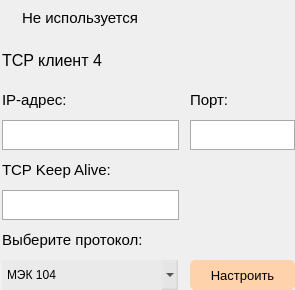
       <widget class="QFrame" name="frame_35">
        <property name="geometry">
         <rect>
          <x>370</x>
          <y>399</y>
          <width>295</width>
          <height>290</height>
         </rect>
        </property>
        <property name="styleSheet">
         <string notr="true">QFrame { border: none; }</string>
        </property>
        <property name="frameShape">
         <enum>QFrame::StyledPanel</enum>
        </property>
        <property name="frameShadow">
         <enum>QFrame::Raised</enum>
        </property>
        <widget class="QLabel" name="label_33">
         <property name="geometry">
          <rect>
           <x>2</x>
           <y>40</y>
           <width>176</width>
           <height>40</height>
          </rect>
         </property>
         <property name="font">
          <font>
           <pointsize>12</pointsize>
          </font>
         </property>
         <property name="styleSheet">
          <string notr="true">QLabel { border: none; }</string>
         </property>
         <property name="text">
          <string>TCP клиент 4</string>
         </property>
        </widget>
        <widget class="QFrame" name="frame_36">
         <property name="geometry">
          <rect>
           <x>2</x>
           <y>150</y>
           <width>177</width>
           <height>70</height>
          </rect>
         </property>
         <property name="styleSheet">
          <string notr="true">QFrame { border: none; }</string>
         </property>
         <property name="frameShape">
          <enum>QFrame::StyledPanel</enum>
         </property>
         <property name="frameShadow">
          <enum>QFrame::Raised</enum>
         </property>
         <widget class="QLabel" name="label_34">
          <property name="geometry">
           <rect>
            <x>0</x>
            <y>0</y>
            <width>177</width>
            <height>40</height>
           </rect>
          </property>
          <property name="font">
           <font>
            <pointsize>11</pointsize>
           </font>
          </property>
          <property name="text">
           <string>TCP Keep Alive:</string>
          </property>
         </widget>
         <widget class="QLineEdit" name="lineEdit_13">
          <property name="geometry">
           <rect>
            <x>0</x>
            <y>40</y>
            <width>177</width>
            <height>30</height>
           </rect>
          </property>
          <property name="font">
           <font>
            <pointsize>11</pointsize>
           </font>
          </property>
          <property name="styleSheet">
           <string notr="true">QLineEdit { border: 1px solid #aaaaaa; }</string>
          </property>
         </widget>
        </widget>
        <widget class="QFrame" name="frame_37">
         <property name="geometry">
          <rect>
           <x>2</x>
           <y>-2</y>
           <width>176</width>
           <height>40</height>
          </rect>
         </property>
         <property name="styleSheet">
          <string notr="true">QFrame { border: none; }</string>
         </property>
         <property name="frameShape">
          <enum>QFrame::StyledPanel</enum>
         </property>
         <property name="frameShadow">
          <enum>QFrame::Raised</enum>
         </property>
         <widget class="QCheckBox" name="checkBox_8">
          <property name="geometry">
           <rect>
            <x>0</x>
            <y>0</y>
            <width>176</width>
            <height>40</height>
           </rect>
          </property>
          <property name="font">
           <font>
            <pointsize>11</pointsize>
           </font>
          </property>
          <property name="styleSheet">
           <string notr="true">QCheckBox { border: none; background-color: transparent; }</string>
          </property>
          <property name="text">
           <string>Не используется</string>
          </property>
         </widget>
        </widget>
        <widget class="QFrame" name="frame_38">
         <property name="geometry">
          <rect>
           <x>2</x>
           <y>220</y>
           <width>176</width>
           <height>70</height>
          </rect>
         </property>
         <property name="styleSheet">
          <string notr="true">QFrame { border: none; }</string>
         </property>
         <property name="frameShape">
          <enum>QFrame::StyledPanel</enum>
         </property>
         <property name="frameShadow">
          <enum>QFrame::Raised</enum>
         </property>
         <widget class="QLabel" name="label_35">
          <property name="geometry">
           <rect>
            <x>0</x>
            <y>0</y>
            <width>176</width>
            <height>40</height>
           </rect>
          </property>
          <property name="font">
           <font>
            <pointsize>11</pointsize>
           </font>
          </property>
          <property name="text">
           <string>Выберите протокол:</string>
          </property>
         </widget>
         <widget class="QComboBox" name="comboBox_6">
          <property name="geometry">
           <rect>
            <x>0</x>
            <y>40</y>
            <width>176</width>
            <height>30</height>
           </rect>
          </property>
          <property name="font">
           <font>
            <pointsize>9</pointsize>
           </font>
          </property>
          <property name="styleSheet">
           <string notr="true">QComboBox {
	background-color: rgba(196, 196, 196, 30);
	border: none;
}
</string>
          </property>
          <property name="editable">
           <bool>false</bool>
          </property>
          <item>
           <property name="text">
            <string>МЭК 104</string>
           </property>
          </item>
          <item>
           <property name="text">
            <string>61850</string>
           </property>
          </item>
         </widget>
        </widget>
        <widget class="QFrame" name="frame_39">
         <property name="geometry">
          <rect>
           <x>2</x>
           <y>80</y>
           <width>177</width>
           <height>70</height>
          </rect>
         </property>
         <property name="styleSheet">
          <string notr="true">QFrame { border: none; }</string>
         </property>
         <property name="frameShape">
          <enum>QFrame::StyledPanel</enum>
         </property>
         <property name="frameShadow">
          <enum>QFrame::Raised</enum>
         </property>
         <widget class="QLabel" name="label_36">
          <property name="geometry">
           <rect>
            <x>0</x>
            <y>0</y>
            <width>177</width>
            <height>40</height>
           </rect>
          </property>
          <property name="font">
           <font>
            <pointsize>11</pointsize>
           </font>
          </property>
          <property name="text">
           <string>IP-адрес:</string>
          </property>
         </widget>
         <widget class="QLineEdit" name="lineEdit_14">
          <property name="geometry">
           <rect>
            <x>0</x>
            <y>40</y>
            <width>177</width>
            <height>30</height>
           </rect>
          </property>
          <property name="font">
           <font>
            <pointsize>11</pointsize>
           </font>
          </property>
          <property name="styleSheet">
           <string notr="true">QLineEdit { border: 1px solid #aaaaaa; }</string>
          </property>
         </widget>
        </widget>
        <widget class="QPushButton" name="pushButton_18">
         <property name="geometry">
          <rect>
           <x>190</x>
           <y>260</y>
           <width>105</width>
           <height>30</height>
          </rect>
         </property>
         <property name="font">
          <font>
           <pointsize>10</pointsize>
          </font>
         </property>
         <property name="cursor">
          <cursorShape>PointingHandCursor</cursorShape>
         </property>
         <property name="styleSheet">
          <string notr="true">QPushButton {
	background-color: #FED2AA;
	border: none;
	border-radius: 5px;
}</string>
         </property>
         <property name="text">
          <string>Настроить</string>
         </property>
        </widget>
        <widget class="QFrame" name="frame_40">
         <property name="geometry">
          <rect>
           <x>190</x>
           <y>80</y>
           <width>105</width>
           <height>70</height>
          </rect>
         </property>
         <property name="styleSheet">
          <string notr="true">QFrame { border: none; }</string>
         </property>
         <property name="frameShape">
          <enum>QFrame::StyledPanel</enum>
         </property>
         <property name="frameShadow">
          <enum>QFrame::Raised</enum>
         </property>
         <widget class="QLabel" name="label_37">
          <property name="geometry">
           <rect>
            <x>0</x>
            <y>0</y>
            <width>105</width>
            <height>40</height>
           </rect>
          </property>
          <property name="font">
           <font>
            <pointsize>11</pointsize>
           </font>
          </property>
          <property name="text">
           <string>Порт:</string>
          </property>
         </widget>
         <widget class="QLineEdit" name="lineEdit_15">
          <property name="geometry">
           <rect>
            <x>0</x>
            <y>40</y>
            <width>105</width>
            <height>30</height>
           </rect>
          </property>
          <property name="font">
           <font>
            <pointsize>11</pointsize>
           </font>
          </property>
          <property name="styleSheet">
           <string notr="true">QLineEdit { border: 1px solid #aaaaaa; }</string>
          </property>
          <property name="text">
           <string/>
          </property>
         </widget>
        </widget>
       </widget>
